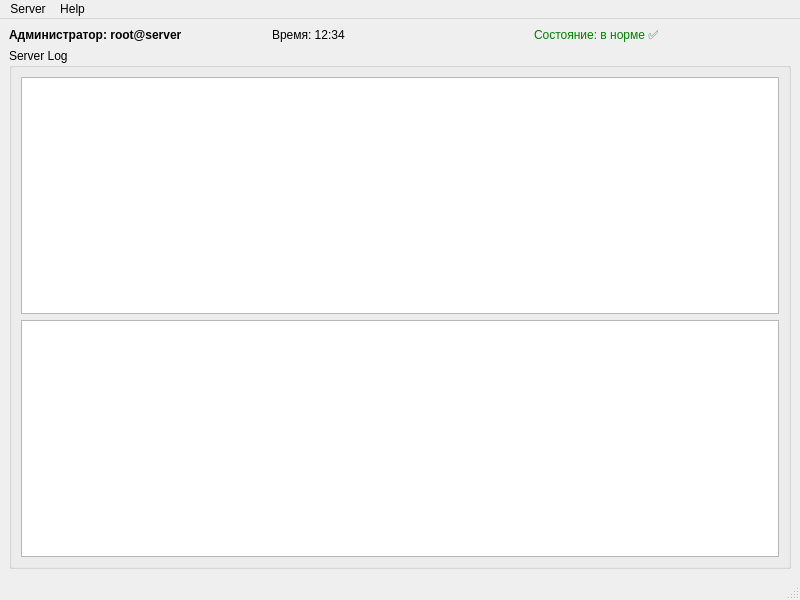
<?xml version="1.0" encoding="UTF-8"?>
<ui version="4.0">
 <class>MainWindow</class>
 <widget class="QMainWindow" name="MainWindow">
  <property name="geometry">
   <rect>
    <x>0</x><y>0</y><width>800</width><height>600</height>
   </rect>
  </property>
  <property name="windowTitle">
   <string>TCP Server</string>
  </property>
  <widget class="QWidget" name="centralwidget">
   <layout class="QVBoxLayout" name="verticalLayout">

    <!-- Верхний блок с декоративной информацией -->
    <item>
     <layout class="QHBoxLayout" name="infoLayout">
      <item>
       <widget class="QLabel" name="adminLabel">
        <property name="text">
         <string>Администратор: root@server</string>
        </property>
        <property name="styleSheet">
         <string>font-weight: bold;</string>
        </property>
       </widget>
      </item>
      <item>
       <widget class="QLabel" name="timeLabel">
        <property name="text">
         <string>Время: 12:34</string>
        </property>
       </widget>
      </item>
      <item>
       <widget class="QLabel" name="statusLabel">
        <property name="text">
         <string>Состояние: в норме ✅</string>
        </property>
        <property name="styleSheet">
         <string>color: green;</string>
        </property>
       </widget>
      </item>
     </layout>
    </item>

    <!-- Нижний блок с логами -->
    <item>
     <widget class="QGroupBox" name="groupBox_2">
      <property name="title">
       <string>Server Log</string>
      </property>
      <layout class="QVBoxLayout" name="verticalLayout_3">
       <item>
        <widget class="QTextEdit" name="logTextEdit">
         <property name="readOnly">
          <bool>true</bool>
         </property>
        </widget>
       </item>
       <item>
        <widget class="QListWidget" name="listWidget"/>
       </item>
      </layout>
     </widget>
    </item>

   </layout>
  </widget>
  <widget class="QMenuBar" name="menubar">
   <property name="geometry">
    <rect><x>0</x><y>0</y><width>800</width><height>22</height></rect>
   </property>
   <widget class="QMenu" name="menuServer">
    <property name="title">
     <string>Server</string>
    </property>
   </widget>
   <widget class="QMenu" name="menuHelp">
    <property name="title">
     <string>Help</string>
    </property>
   </widget>
   <addaction name="menuServer"/>
   <addaction name="menuHelp"/>
  </widget>
  <widget class="QStatusBar" name="statusbar"/>
 </widget>
 <resources/>
 <connections/>
</ui>
